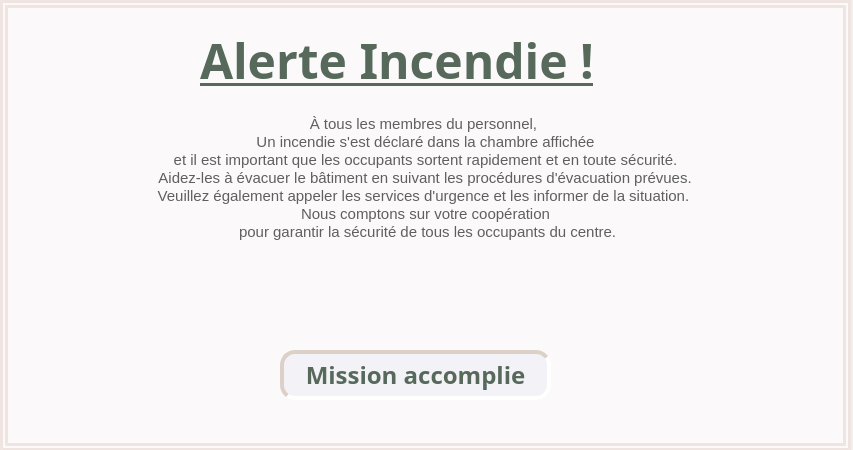
<?xml version="1.0" encoding="UTF-8"?>
<ui version="4.0">
 <class>AlerteIncondie</class>
 <widget class="QDialog" name="AlerteIncondie">
  <property name="geometry">
   <rect>
    <x>0</x>
    <y>0</y>
    <width>853</width>
    <height>450</height>
   </rect>
  </property>
  <property name="windowTitle">
   <string>Dialog</string>
  </property>
  <property name="styleSheet">
   <string notr="true">/*#AlerteIncondie{background:#fbf9f9;border:8px double #f0e4e0;}*/

#texteincondie{background:#fbf9f9;border:8px double #f0e4e0;}

#timerlabel{color:#56695b;}

#titrealerte{color:#56695b;}

#fermerincondie{
color:#56695b;
border: 4px inset #dcd0c9;
border-radius: 15px;
background: #f3f2f7;
}
#fermerincondie:hover{
border: 4px outset #dcd0c9;
background: #f0e4e0;
}
#fermerincondie:pressed{
border: 4px inset #dcd0c9;
background: #f6f1f7;
}</string>
  </property>
  <widget class="QTextBrowser" name="texteincondie">
   <property name="geometry">
    <rect>
     <x>0</x>
     <y>0</y>
     <width>851</width>
     <height>451</height>
    </rect>
   </property>
   <property name="html">
    <string>&lt;!DOCTYPE HTML PUBLIC &quot;-//W3C//DTD HTML 4.0//EN&quot; &quot;http://www.w3.org/TR/REC-html40/strict.dtd&quot;&gt;
&lt;html&gt;&lt;head&gt;&lt;meta name=&quot;qrichtext&quot; content=&quot;1&quot; /&gt;&lt;style type=&quot;text/css&quot;&gt;
p, li { white-space: pre-wrap; }
&lt;/style&gt;&lt;/head&gt;&lt;body style=&quot; font-family:'MS Shell Dlg 2'; font-size:7.8pt; font-weight:400; font-style:normal;&quot;&gt;
&lt;p align=&quot;center&quot; style=&quot;-qt-paragraph-type:empty; margin-top:0px; margin-bottom:0px; margin-left:0px; margin-right:0px; -qt-block-indent:0; text-indent:0px; font-family:'MS Shell Dlg 2';&quot;&gt;&lt;br /&gt;&lt;/p&gt;
&lt;p align=&quot;center&quot; style=&quot;-qt-paragraph-type:empty; margin-top:0px; margin-bottom:0px; margin-left:0px; margin-right:0px; -qt-block-indent:0; text-indent:0px; font-family:'MS Shell Dlg 2'; font-size:11pt; color:#5f5f5f;&quot;&gt;&lt;br /&gt;&lt;/p&gt;
&lt;p align=&quot;center&quot; style=&quot;-qt-paragraph-type:empty; margin-top:0px; margin-bottom:0px; margin-left:0px; margin-right:0px; -qt-block-indent:0; text-indent:0px; font-family:'MS Shell Dlg 2'; font-size:11pt; color:#5f5f5f;&quot;&gt;&lt;br /&gt;&lt;/p&gt;
&lt;p align=&quot;center&quot; style=&quot;-qt-paragraph-type:empty; margin-top:0px; margin-bottom:0px; margin-left:0px; margin-right:0px; -qt-block-indent:0; text-indent:0px; font-family:'MS Shell Dlg 2'; font-size:11pt; color:#5f5f5f;&quot;&gt;&lt;br /&gt;&lt;/p&gt;
&lt;p align=&quot;center&quot; style=&quot;-qt-paragraph-type:empty; margin-top:0px; margin-bottom:0px; margin-left:0px; margin-right:0px; -qt-block-indent:0; text-indent:0px; font-family:'MS Shell Dlg 2'; font-size:11pt; color:#5f5f5f;&quot;&gt;&lt;br /&gt;&lt;/p&gt;
&lt;p align=&quot;center&quot; style=&quot;-qt-paragraph-type:empty; margin-top:0px; margin-bottom:0px; margin-left:0px; margin-right:0px; -qt-block-indent:0; text-indent:0px; font-family:'MS Shell Dlg 2'; font-size:11pt; color:#5f5f5f;&quot;&gt;&lt;br /&gt;&lt;/p&gt;
&lt;p align=&quot;center&quot; style=&quot; margin-top:0px; margin-bottom:0px; margin-left:0px; margin-right:0px; -qt-block-indent:0; text-indent:0px;&quot;&gt;&lt;span style=&quot; font-family:'MS Shell Dlg 2'; font-size:11pt; color:#5f5f5f;&quot;&gt;À tous les membres du personnel, &lt;/span&gt;&lt;/p&gt;
&lt;p align=&quot;center&quot; style=&quot; margin-top:0px; margin-bottom:0px; margin-left:0px; margin-right:0px; -qt-block-indent:0; text-indent:0px;&quot;&gt;&lt;span style=&quot; font-family:'MS Shell Dlg 2'; font-size:11pt; color:#5f5f5f;&quot;&gt; Un incendie s'est déclaré dans la chambre affichée &lt;/span&gt;&lt;/p&gt;
&lt;p align=&quot;center&quot; style=&quot; margin-top:0px; margin-bottom:0px; margin-left:0px; margin-right:0px; -qt-block-indent:0; text-indent:0px;&quot;&gt;&lt;span style=&quot; font-family:'MS Shell Dlg 2'; font-size:11pt; color:#5f5f5f;&quot;&gt;et il est important que les occupants sortent rapidement et en toute sécurité.&lt;/span&gt;&lt;/p&gt;
&lt;p align=&quot;center&quot; style=&quot; margin-top:0px; margin-bottom:0px; margin-left:0px; margin-right:0px; -qt-block-indent:0; text-indent:0px;&quot;&gt;&lt;span style=&quot; font-family:'MS Shell Dlg 2'; font-size:11pt; color:#5f5f5f;&quot;&gt; Aidez-les à évacuer le bâtiment en suivant les procédures d'évacuation prévues. &lt;/span&gt;&lt;/p&gt;
&lt;p align=&quot;center&quot; style=&quot; margin-top:0px; margin-bottom:0px; margin-left:0px; margin-right:0px; -qt-block-indent:0; text-indent:0px;&quot;&gt;&lt;span style=&quot; font-family:'MS Shell Dlg 2'; font-size:11pt; color:#5f5f5f;&quot;&gt;Veuillez également appeler les services d'urgence et les informer de la situation. &lt;/span&gt;&lt;/p&gt;
&lt;p align=&quot;center&quot; style=&quot; margin-top:0px; margin-bottom:0px; margin-left:0px; margin-right:0px; -qt-block-indent:0; text-indent:0px;&quot;&gt;&lt;span style=&quot; font-family:'MS Shell Dlg 2'; font-size:11pt; color:#5f5f5f;&quot;&gt;Nous comptons sur votre coopération&lt;/span&gt;&lt;/p&gt;
&lt;p align=&quot;center&quot; style=&quot; margin-top:0px; margin-bottom:0px; margin-left:0px; margin-right:0px; -qt-block-indent:0; text-indent:0px;&quot;&gt;&lt;span style=&quot; font-family:'MS Shell Dlg 2'; font-size:11pt; color:#5f5f5f;&quot;&gt; pour garantir la sécurité de tous les occupants du centre.&lt;/span&gt;&lt;/p&gt;&lt;/body&gt;&lt;/html&gt;</string>
   </property>
  </widget>
  <widget class="QLabel" name="titrealerte">
   <property name="geometry">
    <rect>
     <x>200</x>
     <y>0</y>
     <width>481</width>
     <height>121</height>
    </rect>
   </property>
   <property name="font">
    <font>
     <family>Bell MT</family>
     <pointsize>36</pointsize>
     <weight>75</weight>
     <bold>true</bold>
     <underline>true</underline>
    </font>
   </property>
   <property name="text">
    <string>Alerte Incendie !</string>
   </property>
  </widget>
  <widget class="QLabel" name="timerlabel">
   <property name="geometry">
    <rect>
     <x>370</x>
     <y>390</y>
     <width>151</width>
     <height>51</height>
    </rect>
   </property>
   <property name="font">
    <font>
     <family>Arial Rounded MT Bold</family>
     <pointsize>10</pointsize>
     <weight>50</weight>
     <bold>false</bold>
    </font>
   </property>
   <property name="text">
    <string/>
   </property>
  </widget>
  <widget class="QPushButton" name="fermerincondie">
   <property name="geometry">
    <rect>
     <x>280</x>
     <y>350</y>
     <width>271</width>
     <height>50</height>
    </rect>
   </property>
   <property name="font">
    <font>
     <family>Bell MT</family>
     <pointsize>18</pointsize>
     <weight>75</weight>
     <bold>true</bold>
     <kerning>true</kerning>
    </font>
   </property>
   <property name="text">
    <string>Mission accomplie</string>
   </property>
  </widget>
 </widget>
 <resources/>
 <connections/>
</ui>
